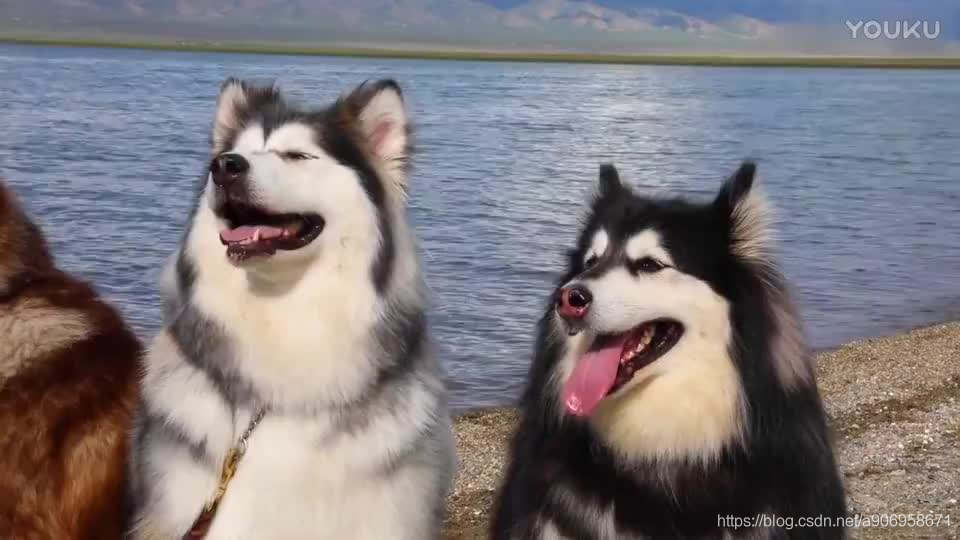
#> input picture 02-配套案例/03-机器视觉基础应用实训案例/11-模板匹配基础实训/src.jpg, 960 x 540 px
$ python template-matching.py
#> lines starting #> are read from the running program, lines starting #| are printed output that depends on the picture; after the words box and inside, x2 and y2 are one past the last pixel; in counts of white or black regions, pixels touching at a corner belong together
# coding: utf-8
import cv2
import numpy as np

'''
函数名：template_match
输入：
template    模板
img   原图
输出：
(x,y)    匹配位置的左上角坐标，找不到返回None
'''


def template_match(template, img):
    tpl_h, tpl_w = template.shape[:2]
    img_h, img_w = img.shape[:2]
    for i in range(img_h - tpl_h):
        for j in range(img_w - tpl_w):
            roi = img[i:i+tpl_h, j:j+tpl_w]
            if (template == roi).all():
                return (j,i)
    return None


# 程序入口
def main():
    # 读取原图
    resource = cv2.imread('src.jpg')
#> resource is the input picture: shape (540, 960, 3); mean B, G, R 125.2, 121.1, 127
    # 截取模板
    tpl = resource[117:299, 154:376].copy()
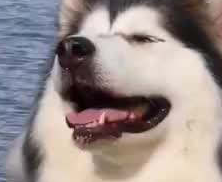
#> tpl: shape (182, 222, 3); mean B, G, R 139.6, 141.4, 153.6
    # 模板匹配
    pos = template_match(tpl, resource)
#> pos = (154, 117)
    tpl_h, tpl_w = tpl.shape[:2]
#> tpl_h = 182; tpl_w = 222
    # 结果绘制
    if pos is not None:
        x,y = pos
#> x = 154; y = 117
        cv2.rectangle(resource, (x,y), (x+tpl_w,y+tpl_h), (0, 255, 0), 2)
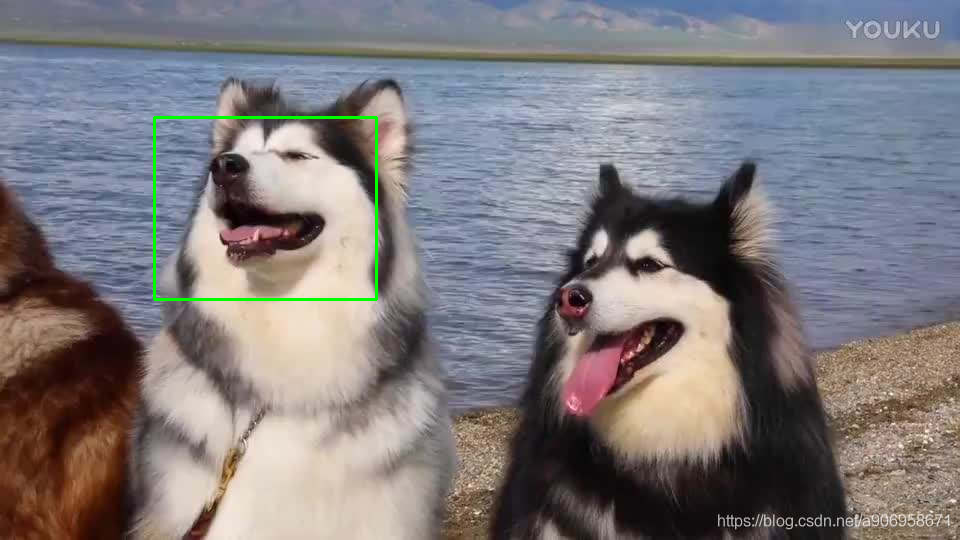
#> resource: shape (540, 960, 3); 0.47% of pixels changed, all inside (x1, y1, x2, y2) = (153, 116, 378, 301)
    # 结果显示
    cv2.imshow('template', tpl)
    cv2.imshow('result', resource)
    cv2.imwrite('template.jpg', resource)
    cv2.waitKey(0)


if __name__ == '__main__':
    main()

$ run again, with 02-配套案例/03-机器视觉基础应用实训案例/11-模板匹配基础实训/template1.jpg copied over 02-配套案例/03-机器视觉基础应用实训案例/11-模板匹配基础实训/src.jpg
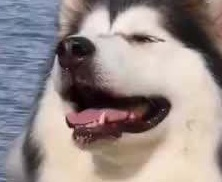
#> input picture 02-配套案例/03-机器视觉基础应用实训案例/11-模板匹配基础实训/template1.jpg, 222 x 182 px
#> in main, resource is the input picture: shape (182, 222, 3); mean B, G, R 139.6, 141.4, 153.6
#> in main, `tpl = resource[117:299, 154:376].copy()`:
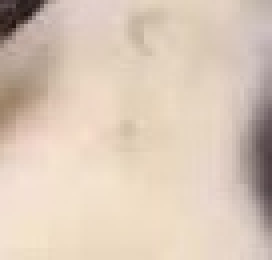
#> tpl: shape (65, 68, 3) (shown 4 times larger); mean B, G, R 183.7, 200, 218.1

$ run again, with 02-配套案例/03-机器视觉基础应用实训案例/11-模板匹配基础实训/template2.jpg copied over 02-配套案例/03-机器视觉基础应用实训案例/11-模板匹配基础实训/src.jpg
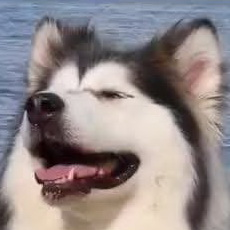
#> input picture 02-配套案例/03-机器视觉基础应用实训案例/11-模板匹配基础实训/template2.jpg, 230 x 230 px
#> in main, resource is the input picture: shape (230, 230, 3); mean B, G, R 136.6, 136.2, 146.1
#> in main, `tpl = resource[117:299, 154:376].copy()`:
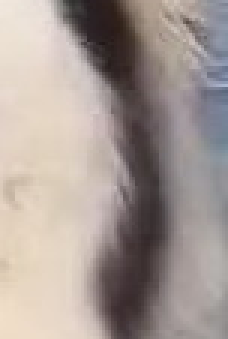
#> tpl: shape (113, 76, 3) (shown 3 times larger); mean B, G, R 148.6, 154, 165.6
